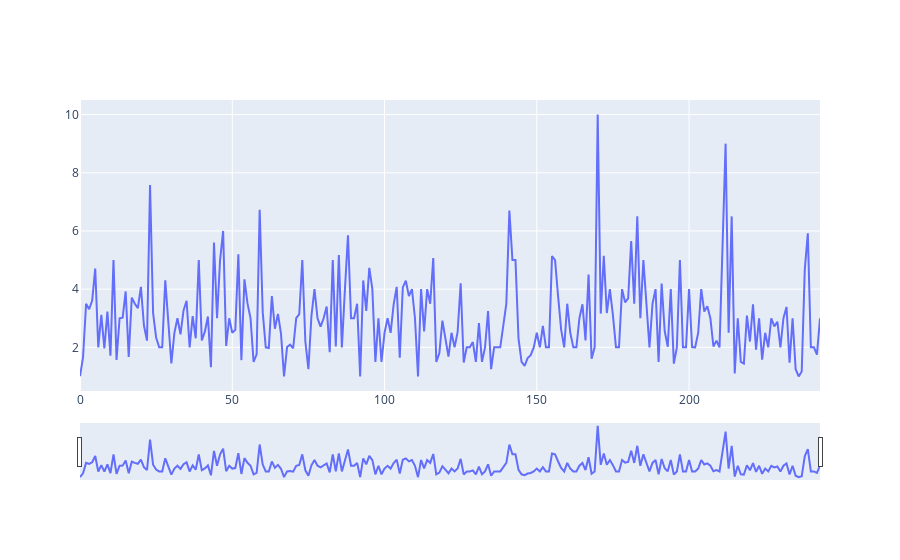

The notebook cell saved with this chart:
### Code cell
import plotly.graph_objects as px
import pandas as pd
 
# reading the database
data = pd.read_csv("tips.csv")
 
plot = px.Figure(data=[px.Scatter(
    y=data['tip'],
    mode='lines',)
])
 
plot.update_layout(
    xaxis=dict(
        rangeselector=dict(
            buttons=list([
                dict(count=1,
                    step="day",
                    stepmode="backward"),
            ])
        ),
        rangeslider=dict(
            visible=True
        ),
    )
)
 
plot.show()

### Figure 1 — Plotly figure (JSON) as saved in the notebook; plotly's stock layout.template omitted (floating-point values rounded to 4 significant figures; data arrays with more than 128 entries replaced by an {"elided": "..."} marker saying what was removed)
{"data": [{"mode": "lines", "type": "scatter", "y": {"elided": "244 float values"}}], "layout": {"xaxis": {"rangeselector": {"buttons": [{"count": 1, "step": "day", "stepmode": "backward"}]}, "rangeslider": {"visible": true}}}}
